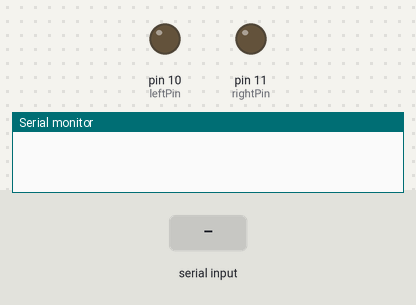
Bench run of a sketch on a simulated Arduino Uno, built with avr-gcc and run on an emulated ATmega328P. On the bench: output pins drawn as LEDs (lit = HIGH), the last lines printed to the serial monitor. Inputs (shaded band) come from the test bench.

Above: at 1.2 s.
1.3 s: byte 0 (0) received over Serial
At 1.35 s:
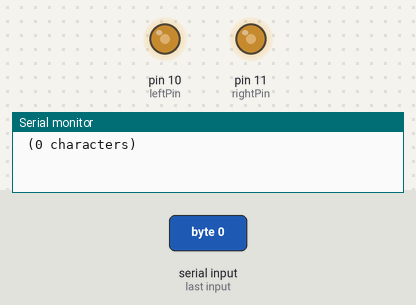
Timing chart, 0 to 4.3 s (numbered marks = the images above; inputs shaded):
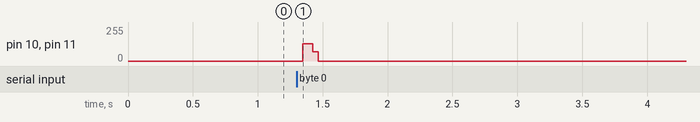

Measured:
- after the input at 1.3 s, pin 10 (leftPin), pin 11 (rightPin): 0/255 → 129/255 after 0.05 s, → 0/255 0.08 s later

The sketch:

arduino.ino
```cpp
void writeLow();
void setPolarity(int polarity);
void writeBit(int bit);
unsigned char *getEncoding(unsigned char character);
void writeEncodedCharacter(char character);
void writeSequence(int len, unsigned char sequence[]);

int leftPin = 10;
int rightPin = 11;
int clockSpeed = 500;
int polarity = 0;

unsigned char *buf;

void setup() {
  buf = (unsigned char*)malloc(81);
  // The interrupts are key to reliable
  // reading of the clock and data feed
  pinMode(leftPin, OUTPUT);
  pinMode(rightPin, OUTPUT);
  Serial.begin(9600);
  // Poor man's no timeout
  Serial.setTimeout(0xFFFFFFFFFFFFFFFF);
}

// Set the voltage to 0
void writeLow() {
  digitalWrite(leftPin, LOW);
  digitalWrite(rightPin, LOW);
}

// Set the polarity of the elctromagnet.
void setPolarity(int polarity) {
  // The polarity is set by
  // the appropriate pin high
  // to generate voltage and
  // setting the opposite pin
  // low so that it's not
  // generating counteracting
  // voltage.
  //
  // Make sure to set low before
  // high to avoid both pins
  // being high simultaneously.
  if (polarity == 1) {
    digitalWrite(rightPin, LOW);
    digitalWrite(leftPin, HIGH);
  } else {
    digitalWrite(leftPin, LOW);
    digitalWrite(rightPin, HIGH);
  }
}

// Write bit according to biphase mark coding
// (https://en.wikipedia.org/wiki/Biphase_mark_code)
void writeBit(int bit) {
  // Regardless of the bit, the signal
  // always transitions on the positive
  // edge of the clock transition.
  polarity = !polarity;
  setPolarity(polarity);
  delayMicroseconds(clockSpeed);

  // If the bit is a 1, the signal
  // transitions on the negative
  // edge of the clock transition.
  if (bit == 1) {
    polarity = !polarity;
    setPolarity(polarity);
  }

  delayMicroseconds(clockSpeed);
}

unsigned char encodings[][5] = {
  {0, 0, 0, 0, 1},  // 0
  {1, 0, 0, 0, 0},  // 1
  {0, 1, 0, 0, 0},  // 2
  {1, 1, 0, 0, 1},  // 3
  {0, 0, 1, 0, 0},  // 4
  {1, 0, 1, 0, 1},  // 5
  {0, 1, 1, 0, 1},  // 6
  {1, 1, 1, 0, 0},  // 7
  {0, 0, 0, 1, 0},  // 8
  {1, 0, 0, 1, 1},  // 9
  {0, 1, 0, 1, 1},  // : (control)
  {1, 1, 0, 1, 0},  // ; (start sentinel)
  {0, 0, 1, 1, 1},  // < (control)
  {1, 0, 1, 1, 0},  // = (field separator)
  {0, 1, 1, 1, 0},  // > (control)
  {1, 1, 1, 1 ,1}   // ? (field separator)
};

unsigned char* getEncoding(unsigned char character) {
  return encodings[character - '0'];
}

void writeCharacterEncoding(unsigned char *encoding) {
  writeBit(encoding[0]);
  writeBit(encoding[1]);
  writeBit(encoding[2]);
  writeBit(encoding[3]);
  writeBit(encoding[4]);
}

void writeSequence(int len, unsigned char sequence[]) {
  for (int i = 0; i < 50; i++) {
    writeBit(0);
  }

  unsigned char parity = 0;
  for (int i = 0; i < len; i++) {
    parity ^= sequence[i];
    unsigned char *encoding = getEncoding(sequence[i]);
    writeCharacterEncoding(encoding);
  }
  writeCharacterEncoding(encodings[parity]);

  for (int i = 0; i < 50; i++) {
    writeBit(0);
  }
}

void loop() {
  while (1) {
    int i = 0;
    while (i < 81) {
      int b = Serial.read();
      if (b == -1) {
        continue;
      }
      if (b == 0) {
        break;
      }
      buf[i] = (unsigned char)b;
      i++;
    }

    buf[i] = '\0';
    Serial.print((char *)buf);
    Serial.print(" (");
    Serial.print(i);
    Serial.print(" characters)");
    Serial.println();

    writeSequence(i, buf);
    writeLow();
  }
}
```
